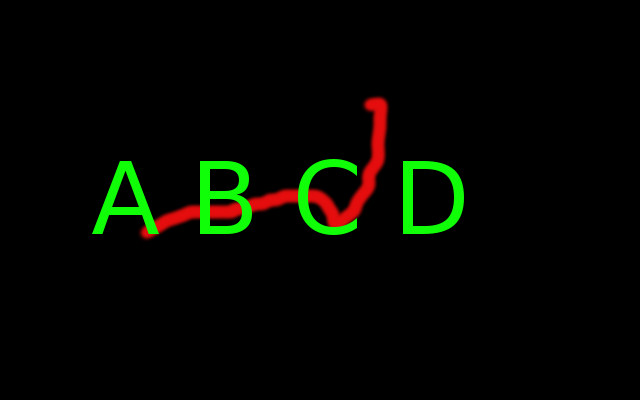
#> input picture catkin_ws/src/see_n_tell/scripts/letters_A2D_02.jpg, 640 x 400 px
$ python ObjectShapes.py   (Python 2 division)
#> lines starting #> are read from the running program, lines starting #| are printed output that depends on the picture; after the words box and inside, x2 and y2 are one past the last pixel; in counts of white or black regions, pixels touching at a corner belong together
### catkin_ws/src/see_n_tell/scripts/basic_header.py
#!/usr/bin/env python
import numpy as np
import matplotlib.pyplot as plt
import cv2
import math

def show(img):
    plt.imshow(img)
    plt.show()

# [11 lines left out: functions isWithinPercentage, getPercentageDifference, not called in this run]

def colorDifference(color1, color2):
    diff = pow(color1[0] - color2[0], 2) + pow(color1[1] - color2[1], 2) + pow(color1[2] - color2[2], 2)
    return math.sqrt(diff) * 0.5773502691896257

def mapf(x, in_min, in_max, out_min, out_max):
    return ((x - in_min) * (out_max - out_min) / (in_max - in_min)) + out_min

# [9 lines left out: function mapArrayf, not called in this run]

def constrainf(x, out_min, out_max):
    return min(max(x, out_min), out_max)

def get1dIndex(row, col, number_of_col):
    return col + (row*number_of_col)

def getDistanceBetweenPoint(point_1, point_2):
    #Returns distance bwt points
    return math.sqrt( pow(point_2[0] - point_1[0], 2) + pow(point_2[1] - point_1[1], 2) )

def getHypotenuse(width, height):
    return math.sqrt( pow(width, 2) + pow(height, 2) )

# [13 lines left out: functions showFrame, getOverlappingRectDimensions, not called in this run]

def createNormalWindow(title="image"):
    cv2.namedWindow(title, cv2.WINDOW_NORMAL)

def destroyWindows():
    cv2.destroyAllWindows()

# [7 lines left out: function printFrameProperties, not called in this run]

def normalizef(x, min_val, max_val):
    return mapf(x, min(x.ravel()), max(x.ravel()), min_val, max_val)

def getRateOfChange(x):
    return x[:-1] - x[1:]

# [39 lines left out: functions checkSignChange, getRateOfChange_SignBased, getMatchIndex, getLeadIndexf, not called in this run]

### catkin_ws/src/see_n_tell/scripts/ObjectShapes.py
#!/usr/bin/env python

#Import support libraries for specialist functions
import numpy as np
import matplotlib.pyplot as plt
import cv2
import os
import colorsys
import basic_header
import math

class Node(object):
    def __init__(self, row, col):
        self.row = row
        self.col = col
        self.input_connections = []
        self.output_connections = []

    def connect(self, node):
        self.output_connections.append(node)
        node.input_connections.append(self)

    def numberOfConnections(self):
        return len(self.input_connections) + len(self.output_connections)

    def numberOfInputConnections(self):
        return len(self.input_connections)

    def numberOfOutputConnections(self):
        return len(self.output_connections)

class Path(object):
    def __init__(self, row, col, row_locations, col_locations):
        self.row = row
        self.col = col
        self.generateNodes(row_locations, col_locations)
        self.connectNodes()

    def generateNodes(self, rows, cols):
        self.nodes = []
        for i in range(len(rows)):
            self.nodes.append( Node(rows[i], cols[i]) )

    def connectNodes(self):
        if len(self.nodes) <= 1:
            return

        for i in range(len(self.nodes)-1):
            curr_node = self.nodes[i]
            next_node = self.nodes[i+1]

            curr_node.connect(next_node)

    # [49 lines left out: functions drawPathOnImage, splitPathIntoObjectsByReigions, not called in this run]

class Object(object):
    def __init__(self, mask, contour):
        self.mask = np.copy(mask)
        self.contour = np.copy(contour)
        self.path = None

        self.row_length,self.col_length = self.mask.shape

        self.row_locations = self.contour[:,:,1].ravel()
        self.col_locations = self.contour[:,:,0].ravel()

        self.calculateDimensions()

    def calculateDimensions(self):
        #Calculate the minimum and maximum row and column of the region to determine its length and height
        min_row = int(min(self.row_locations))
        max_row = int(max(self.row_locations))

        min_col = int(min(self.col_locations))
        max_col = int(max(self.col_locations))

        #Update the region's length and height
        self.length = max_col - min_col
        self.height = max_row - min_row

        #Calculate region radius from length and height using Pythagoras theorem
        if self.length <= 0 or self.height <= 0:
            self.radius = 0
        else:
            self.radius = basic_header.getHypotenuse(self.length, self.height)/2

        self.area = self.length * self.height

        #Update the region's top corner position
        self.top_corner_position = (min_row, min_col)
        self.center_position = (
            self.top_corner_position[0] + int(self.height/2),
            self.top_corner_position[1] + int(self.length/2)
            )

        self.path = Path(self.top_corner_position[0], self.top_corner_position[1], self.row_locations, self.col_locations)

        self.mask[:] = 0
        self.mask[
            self.top_corner_position[0]:self.top_corner_position[0]+self.height,
            self.top_corner_position[1]:self.top_corner_position[1]+self.length
            ] = 255

    def updateObjectColor(self, img):
        if self.radius <= 0:
            self.color = (0,0,0)
            return

        row,col = self.top_corner_position
        try:
            r = int(np.average(
                img[
                    row : row+self.height,
                    col : col+self.length,
                    0
                    ]
                ))
            g = int(np.average(
                img[
                    row : row+self.height,
                    col : col+self.length,
                    1
                    ]
                ))
            b = int(np.average(
                img[
                    row : row+self.height,
                    col : col+self.length,
                    2
                    ]
                ))
            self.color = (r,g,b)
        except ValueError:
            self.color = (0,0,0)

    def getDimensions(self):
        #Return region dimensions
        return (self.length, self.height, self.radius)

    def getLength2HeightRatio(self):
        dimens = self.getDimensions()
        #Description = area, length/height, num of sub objects
        #Prevent zero division error
        try:
            return dimens[0] / float(dimens[1])
        except ZeroDivisionError:
            return -1.0

    def isWithinLocation(self, obj, margin=0.025):
        try:
            row_location_percentage_diff = getPercentageDifference(self.top_corner_position[0], obj.top_corner_position[0], self.row_length)
            col_location_percentage_diff = getPercentageDifference(self.top_corner_position[1], obj.top_corner_position[1], self.col_length)

            if row_location_percentage_diff < 0 or col_location_percentage_diff < 0:
                return False
            elif row_location_percentage_diff <= margin and col_location_percentage_diff <= margin:
                return True
            else:
                return False
        except ZeroDivisionError:
            return False

    def isSimilar(self, obj, margin=0.025):
        if obj == self:
            return True

        try:
            ratio_percentage_diff = getPercentageDifference(self.getLength2HeightRatio(), obj.getLength2HeightRatio(), max(self.row_length, self.col_length))
            radius_percentage_diff = getPercentageDifference(self.radius, obj.radius, basic_header.getHypotenuse(self.col_length, self.row_length)/2)

            if ratio_percentage_diff < 0 or radius_percentage_diff < 0:
                return False
            elif ratio_percentage_diff <= margin:
                if radius_percentage_diff <= margin:
                    return True
                else:
                    return False
            else:
                return False
        except ZeroDivisionError:
            return False


# [11 lines left out: function getIndexOfObjectWithMaxArea, not called in this run]

class Rectangle(object):
    # [27 lines left out: functions __init__, drawOnImage, not called in this run]

def getPercentageDifference(x, y, num_range):
    diff = abs(x-y)
    p_diff = max(min(float(diff)/float(num_range), 1.0), 0.0)
    return p_diff

def colorDifference(color1, color2):
    diff = pow(color1[0] - color2[0], 2) + pow(color1[1] - color2[1], 2) + pow(color1[2] - color2[2], 2)
    return math.sqrt(diff) * 0.5773502691896257

def show(img):
    plt.imshow(img)
    plt.show()

def convertRGB2HSB(color):
    hsb = colorsys.rgb_to_hsv(color[0]/255.0, color[1]/255.0, color[2]/255.0)
    return np.array([i*255.0 for i in hsb])

def convertHSB2RGB(color):
    rgb = colorsys.hsv_to_rgb(color[0]/255.0, color[1]/255.0, color[2]/255.0)
    return np.array([i*255.0 for i in rgb])

def generateColorRanges(width=17):
#> called with width = 30
    color_ranges = []
    for b in range(0, 255, width):
        for s in range(0, 255, width):
            for h in range(0, 255, width):
                lower_color = np.array([h, s, b])
                upper_color = np.array([h+width, s+width, b+width])

                color_range = (lower_color, upper_color)
                color_ranges.append(color_range)
#> in main, img is the input picture: shape (400, 640, 3); mean B, G, R 0.5, 7.1, 4.2
    color_ranges[-1] = (color_ranges[-1][0], np.array([255, 255, 255]))
    return color_ranges

# [24 lines left out: function getMaskForColorRanges, not called in this run]

def getObjectForColorRanges(img, color_ranges, threshold=100, filter_funcs=[], filter_params=[]):
#> called with threshold = 100
    img = cv2.medianBlur(img, 5)
    #img = cv2.GaussianBlur(img, (5,5), 0)
    hsv_img = cv2.cvtColor(img, cv2.COLOR_BGR2HSV)
#> hsv_img: shape (400, 640, 3); mean H, S, V 3.1, 16.5, 10.5

    objects = []
    for i in range(len(color_ranges)-1):
        mask = cv2.inRange(hsv_img, color_ranges[i][0], color_ranges[i][1])
        mask = cv2.dilate(mask, (5,5))
        mask = cv2.erode(mask, (3,3))

        if len(np.where(mask > 0)[0]) < threshold:
            continue

        for contour in cv2.findContours(mask, cv2.RETR_TREE, cv2.CHAIN_APPROX_SIMPLE)[1]:
            obj = Object(mask, contour)
            obj.updateObjectColor(img)

            if checkFiltersOnObject(obj, filter_funcs, filter_params):
                objects.append(obj)
            else:
                continue
#> this loop made 728 passes
#> pass 1, in getObjectForColorRanges, `mask = cv2.inRange(hsv_img, color_ranges[i][0], color_ranges[i][1])`:
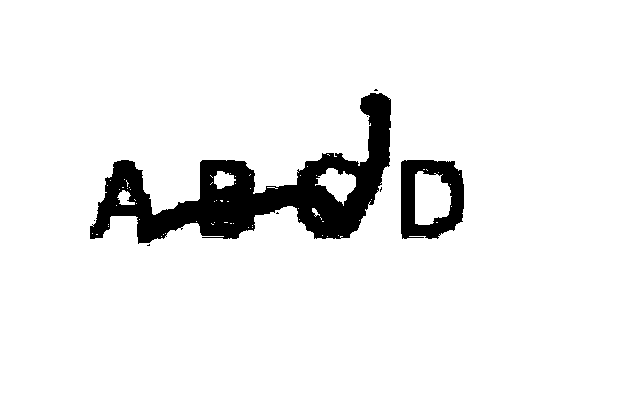
#> mask: shape (400, 640); 93% white; 8 black regions (6 under 20 px), largest, box (x1, y1, x2, y2) and area: (90, 93, 391, 244) 14922, (401, 160, 464, 239) 2916
#> pass 1, in getObjectForColorRanges, `mask = cv2.dilate(mask, (5,5))`:
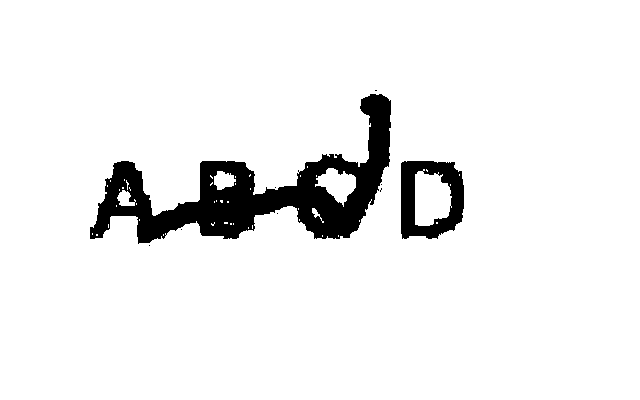
#> mask: shape (400, 640); 93.3% white; 9 black regions (7 under 20 px), largest, box (x1, y1, x2, y2) and area: (90, 94, 391, 244) 14345, (401, 161, 464, 239) 2778
#> pass 1, in getObjectForColorRanges, `mask = cv2.erode(mask, (3,3))`:
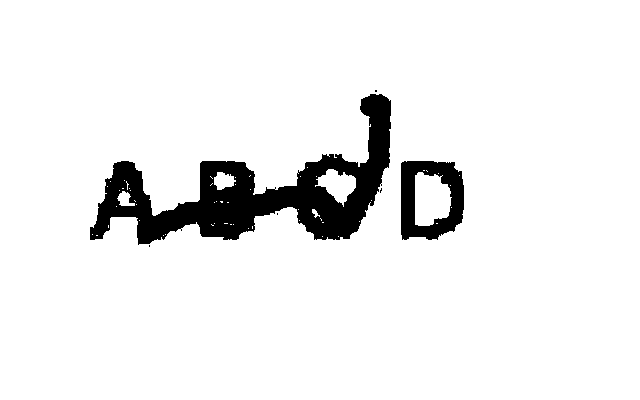
#> mask: shape (400, 640); 93.1% white; 6 black regions (4 under 20 px), largest, box (x1, y1, x2, y2) and area: (90, 94, 391, 245) 14854, (401, 161, 464, 240) 2893

    return objects

# [4 lines left out: function drawContoursOnBlankImage, not called in this run]

def drawContoursOnImage(img, contours, color=(0,255,0)):
    cv2.drawContours(img, contours, -1, color, 3)
    return img

# [6 lines left out: function filterByRatio, not called in this run]

def filterByRadius(obj=None, filter_params=[27,33]):
    radius = obj.radius
    if radius >= filter_params[0] and radius <= filter_params[1]:
        return True
    else:
        return False

# [14 lines left out: functions filterByLocation, filterByColor, not called in this run]

def checkFiltersOnObject(obj, filters, params):
    passed_test = True
    for i in range(len(filters)):
        if filters[i](obj, params[i]):
            continue
        else:
            passed_test = False
            break
    return passed_test

def removeRedundacies(objects):
    new_objects = []
    for obj in objects:
        found = False
        for new_obj in new_objects:
            if new_obj.isSimilar(obj) and new_obj.isWithinLocation(obj):
                found = True
                break
        if found:
            continue
        else:
            new_objects.append(obj)
#> this loop made 48 passes
    return new_objects

# [53 lines left out: functions filerObjects, stepThroughContours, viewObject, viewObjectWithPath, stepThroughObjects, viewObjectsWithPath, not called in this run]


def main():
    color_ranges = generateColorRanges(30)
    filters = [
        #filterByRatio,
        filterByRadius,
        #filterByColor,
        #filterByLocation
        ]
    filter_params = [
        #[0.9,1.1],
        [10,300],
        #[(145,45,102), 15]
        #[(288,404),100]
        ]

    img = cv2.imread('letters_A2D_02.jpg')
    objects = getObjectForColorRanges(img, color_ranges, 100, filters, filter_params)
    objects = removeRedundacies(objects)

if __name__ == "__main__":
    main()
